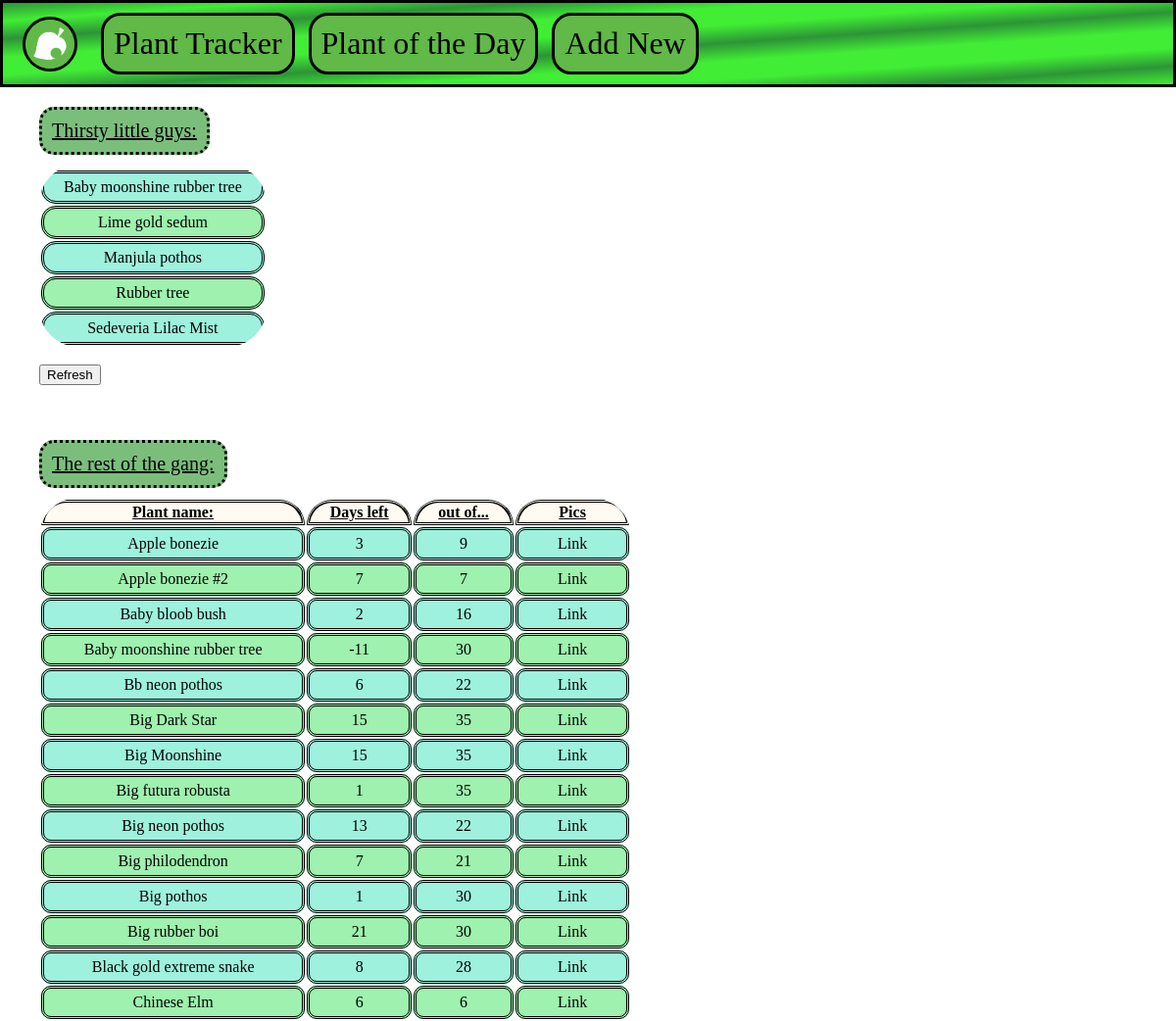
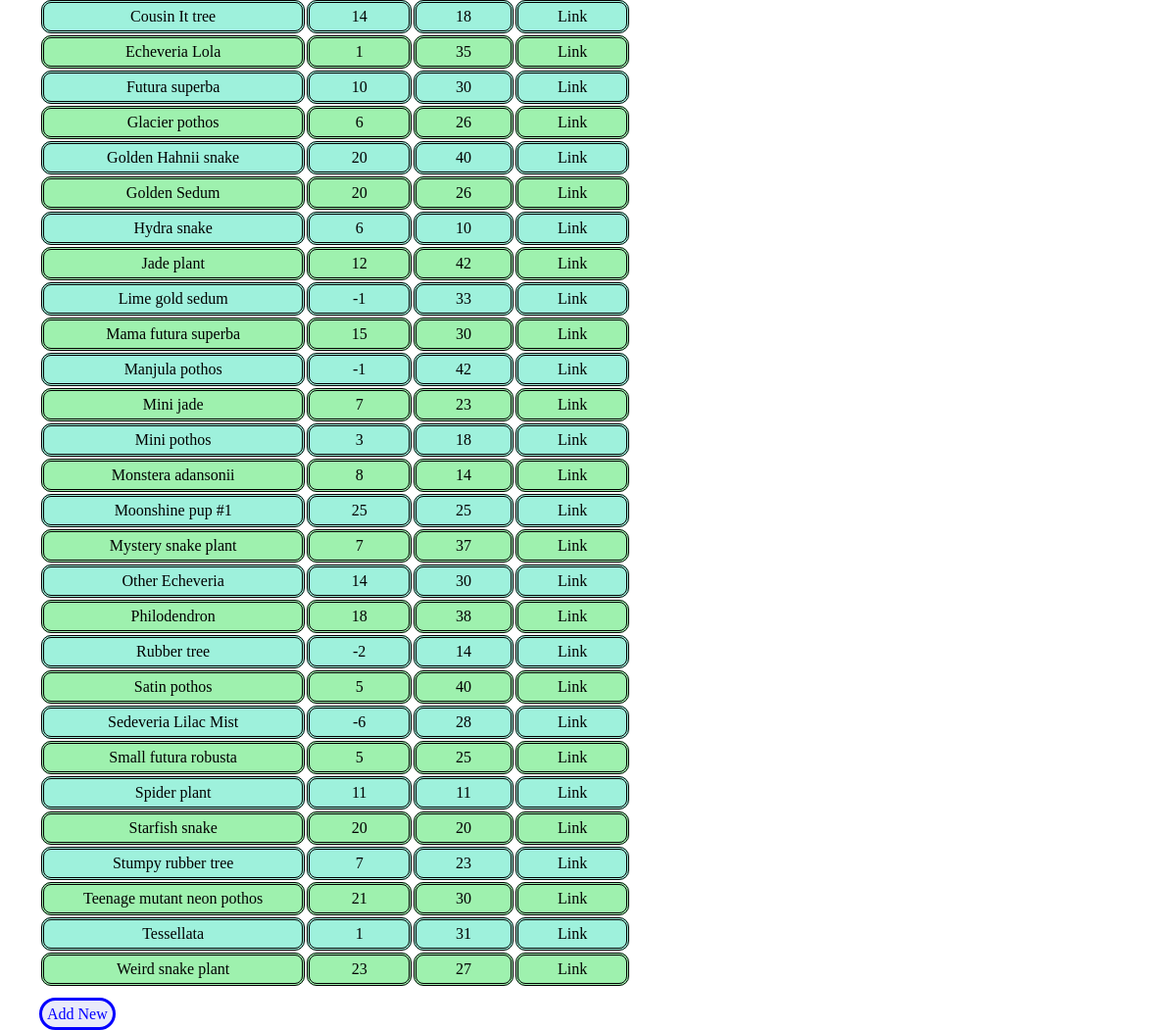
The app's page /plantTracker with its own data (2 pictures, top to bottom).
### tables this page shows
CREATE TABLE plants (
	id INTEGER PRIMARY KEY AUTOINCREMENT,
	name TEXT NOT NULL,
	lastWatered DATE NOT NULL,
	dryOut INTEGER NOT NULL
, remaining TINYINT, timeEllapsed INTEGER);

### homeTracker.py (the view)
@app.route('/plantTracker')
def plantTracker():
	today = dt.datetime.now()
	conn = get_db_connection()
	plants = conn.execute('SELECT * FROM plants ORDER BY name').fetchall()
	thirstyToday = conn.execute('SELECT * FROM plants WHERE remaining < 1 ORDER BY name').fetchall()
	conn.close()
	itsBeen = 0
	for item in thirstyToday:
		lastWatered = dt.datetime.strptime(item[2], '%Y-%m-%d')
		print(lastWatered)
		delta = int(item[3])
		deltaDays = today - lastWatered
		itsBeen = deltaDays.days
	return render_template('plantTracker.html', thirstyToday=thirstyToday, plants=plants, itsBeen=itsBeen)

### homeTracker.py (called while the page is built)
def get_db_connection():
	conn = sqlite3.connect('database.db')
	conn.row_factory = sqlite3.Row
	return conn

### templates/plantTracker.html
{% extends 'base.html' %}
{% block content %}
	<p class="thirsty"><u>Thirsty little guys:</u></p>
	<table class="thirstyTable">
                <th><u></u></th>
		{% for thirstyToday in thirstyToday %}
			{% if loop.index % 2 == 0 %}
				{% set bg_color = '#9EF1AE' %}
			{% else %}
				{% set bg_color = '#9EF1DC' %}
			{% endif %}
                        <tr style="background-color: {{ bg_color }}">
                                <td class="thirstyList">
					<a class="thirstyList" href="{{ url_for('edit', plantName=thirstyToday['name'], source='plantTracker') }}">
						{{ thirstyToday['name'] }}
					</a>
				</td>
                        </tr>
		{% endfor %}
	</table>
	<br>
        <form action="{{ url_for('refreshDb', source='plantTracker') }}">
                <input type="submit" value="Refresh" class="refresh">
        </form>
	<br>
	<br>
	<p class="thirsty"><u>The rest of the gang:</u></p>
	<table class="plantTable">
		<th class="plantsList"><u>Plant name:</u></th>
		<th class="plantsList"><u>Days left</u></th>
                <th class="plantsList"><u>out of...</u></th>
		<th class="plantsList"><u>Pics</u></th>
                {% for plants in plants %}
                        {% if loop.index % 2 == 0 %}
                                {% set bg_color = '#9EF1AE' %}
                        {% else %}
                                {% set bg_color = '#9EF1DC' %}
                        {% endif %}
			<tr style="background-color: {{ bg_color }}">
                                <td class="plantsList">
					<a class="thirstyList" href="{{ url_for('edit', plantName=plants['name'], source='plantTracker') }}">
						{{ plants['name'] }}
					</a>
				</td>
				<td class="plantsList">
					{{ plants['remaining'] }}
				</td>
                                <td class="plantsList">
					{{ plants['dryOut'] }}
				</td>
                                <td class="plantsList">
					<a class="thirstyList" href="{{ url_for('viewPics', plantName=plants['name'], source='plantTracker') }}">
						Link
					</a>
				</td>
                        </tr>
                {% endfor %}
        </table>
	<br>
	<a href="{{ url_for('addNew') }}" class="button">Add New</a>
{% endblock %}

### templates/base.html (shortened to what this page needs)
<!DOCTYPE html>
<html lang="en">
<head>
	<link rel="stylesheet" type="text/css" href="{{ url_for('static', filename='styles.css') }}" />
</head>
<body class="body">
	<nav class="mainNav">
		<a href="{{ url_for('index') }}"> <img class="logo" src="{{ url_for('static', filename='nook.png') }}"></a>
		<a href="{{ url_for('plantTracker') }}" class="mainNav">Plant Tracker</a>
		<a href="{{ url_for('pod') }}" class="mainNav"> Plant of the Day </a>
		<a href="{{ url_for('addNew') }}" class="mainNav">Add New</a>
	</nav>
	<div class="content">
		{% block content %} {% endblock %}
	</div>
</body>
</html>

### static/styles.css (style rules this page uses)
.logo { width: 50px; display: inline-block; vertical-align: middle; margin: 0px 10px 0px 20px; border-style: solid; border-radius: 50px; border-color: black; }
nav.mainNav { background-image: linear-gradient(to bottom right, rgb(45, 148, 55), rgb(65, 237, 53), rgba(45, 148, 55), rgb(65, 237, 53), rgb(65, 237, 53), rgba(45, 148, 55), rgb(65, 237, 53), rgb(65, 237, 53), rgba(45, 148, 55), rgb(65, 237, 53)); padding: 10px 0px 10px 0px; border: solid; }
a.mainNav { color: black; font-size: 2em; display: inline-block; vertical-align: middle; margin-left: 10px; margin-top: 0px; margin-bottom: 0px; text-decoration: none; background-color: rgb(97, 185, 72); padding: 10px 10px 10px 10px; border-radius: 20px; border-style: solid; border-color: black; }
body.body { background-image: url("plantBackground.jpg"); margin: 0px; background-size: 100%; }
p.thirsty { margin: 20px 0px 10px 40px; padding: 10px 10px 10px 10px; font-size: 1.25em; background-color: rgb(123, 190, 124); display: inline-block; border: dotted; border-radius: 15px; }
.thirstyTable { margin-left: 40px; border-radius: 40px; overflow: hidden; }
td.thirstyList { padding: 5px 20px 5px 20px; text-align: center; border: double; border-radius: 15px; }
a.thirstyList { color: inherit; text-decoration: none; }
.plantTable { margin-left: 40px; border-radius: 40px 40px 15px 15px; overflow: hidden; }
th.plantsList { background-color: rgb(255, 251, 242); border: double; border-radius: 30px 30px 0px 0px; }
td.plantsList { padding: 5px 40px 5px 40px; text-align: center; border: double; border-radius: 10px; }
.refresh { margin-left: 40px; }
a.button { text-decoration: none; border: solid; border-color: #0400FF; margin-left: 40px; padding: 5px 5px 5px 5px; color: #0400FF; border-radius: 20px; background-color: #e9eafa; }

### records on screen
plants: name "Baby moonshine rubber tree", remaining "-11", dryOut "30"
plants: name "Lime gold sedum", remaining "-1", dryOut "33"
plants: name "Manjula pothos", remaining "-1", dryOut "42"
plants: name "Rubber tree", remaining "-2", dryOut "14"
plants: name "Sedeveria Lilac Mist", remaining "-6", dryOut "28"
plants: name "Apple bonezie", remaining "3", dryOut "9"
plants: name "Apple bonezie #2", remaining "7", dryOut "7"
plants: name "Baby bloob bush", remaining "2", dryOut "16"
plants: name "Bb neon pothos", remaining "6", dryOut "22"
plants: name "Big Dark Star", remaining "15", dryOut "35"
plants: name "Big Moonshine", remaining "15", dryOut "35"
plants: name "Big futura robusta", remaining "1", dryOut "35"
plants: name "Big neon pothos", remaining "13", dryOut "22"
plants: name "Big philodendron", remaining "7", dryOut "21"
plants: name "Big pothos", remaining "1", dryOut "30"
plants: name "Big rubber boi", remaining "21", dryOut "30"
plants: name "Black gold extreme snake", remaining "8", dryOut "28"
plants: name "Chinese Elm", remaining "6", dryOut "6"
plants: name "Cousin It tree", remaining "14", dryOut "18"
plants: name "Echeveria Lola", remaining "1", dryOut "35"
plants: name "Futura superba", remaining "10", dryOut "30"
plants: name "Glacier pothos", remaining "6", dryOut "26"
plants: name "Golden Hahnii snake", remaining "20", dryOut "40"
plants: name "Golden Sedum", remaining "20", dryOut "26"
plants: name "Hydra snake", remaining "6", dryOut "10"
plants: name "Jade plant", remaining "12", dryOut "42"
plants: name "Mama futura superba", remaining "15", dryOut "30"
plants: name "Mini jade", remaining "7", dryOut "23"
plants: name "Mini pothos", remaining "3", dryOut "18"
plants: name "Monstera adansonii", remaining "8", dryOut "14"
plants: name "Moonshine pup #1", remaining "25", dryOut "25"
plants: name "Mystery snake plant", remaining "7", dryOut "37"
plants: name "Other Echeveria", remaining "14", dryOut "30"
plants: name "Philodendron", remaining "18", dryOut "38"
plants: name "Satin pothos", remaining "5", dryOut "40"
plants: name "Small futura robusta", remaining "5", dryOut "25"
plants: name "Spider plant", remaining "11", dryOut "11"
plants: name "Starfish snake", remaining "20", dryOut "20"
plants: name "Stumpy rubber tree", remaining "7", dryOut "23"
plants: name "Teenage mutant neon pothos", remaining "21", dryOut "30"
plants: name "Tessellata", remaining "1", dryOut "31"
plants: name "Weird snake plant", remaining "23", dryOut "27"
